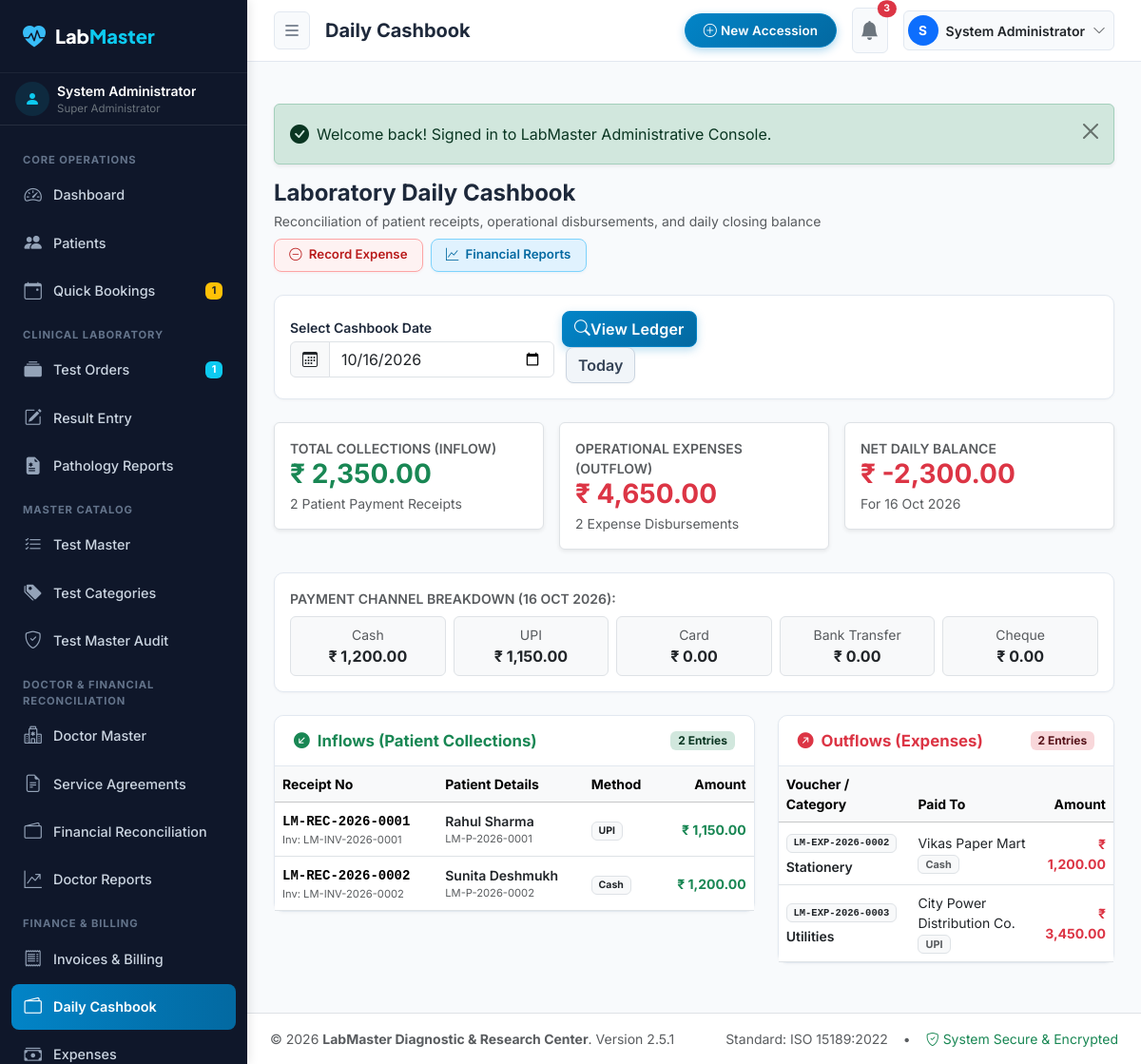
/admin/accounting/index.php?date=2026-10-16 (signed in), run on the app's committed database.
### tables this page shows
CREATE TABLE `users` (
  `id` INT AUTO_INCREMENT PRIMARY KEY,
  `role_id` INT NOT NULL,
  `username` VARCHAR(50) NOT NULL UNIQUE,
  `email` VARCHAR(100) NOT NULL UNIQUE,
  `password_hash` VARCHAR(255) NOT NULL,
  `full_name` VARCHAR(100) NOT NULL,
  `phone` VARCHAR(20) NULL,
  `designation` VARCHAR(100) NULL,
  `qualification` VARCHAR(150) NULL,
  `registration_number` VARCHAR(50) NULL,
  `signature_image` VARCHAR(255) NULL,
  `is_active` TINYINT(1) DEFAULT 1,
  `failed_logins` INT DEFAULT 0,
  `lockout_until` DATETIME NULL,
  `last_login` DATETIME NULL,
  `created_at` TIMESTAMP DEFAULT CURRENT_TIMESTAMP,
  `updated_at` TIMESTAMP DEFAULT CURRENT_TIMESTAMP ON UPDATE CURRENT_TIMESTAMP,
  FOREIGN KEY (`role_id`) REFERENCES `roles`(`id`),
  INDEX (`username`),
  INDEX (`email`)
);

CREATE TABLE `roles` (
  `id` INT AUTO_INCREMENT PRIMARY KEY,
  `name` VARCHAR(50) NOT NULL UNIQUE,
  `slug` VARCHAR(50) NOT NULL UNIQUE,
  `description` VARCHAR(255) NULL,
  `is_system` TINYINT(1) DEFAULT 0,
  `created_at` TIMESTAMP DEFAULT CURRENT_TIMESTAMP
);

CREATE TABLE `payments` (
  `id` INT AUTO_INCREMENT PRIMARY KEY,
  `receipt_number` VARCHAR(50) NOT NULL UNIQUE,
  `invoice_id` INT NOT NULL,
  `amount` DECIMAL(10,2) NOT NULL,
  `payment_method` ENUM('Cash', 'UPI', 'Bank Transfer', 'Card', 'Cheque') NOT NULL DEFAULT 'Cash',
  `transaction_reference` VARCHAR(100) NULL,
  `payment_date` DATE NOT NULL,
  `notes` VARCHAR(255) NULL,
  `received_by` INT NULL,
  `created_at` TIMESTAMP DEFAULT CURRENT_TIMESTAMP,
  FOREIGN KEY (`invoice_id`) REFERENCES `invoices`(`id`) ON DELETE CASCADE,
  FOREIGN KEY (`received_by`) REFERENCES `users`(`id`) ON DELETE SET NULL,
  INDEX (`receipt_number`),
  INDEX (`invoice_id`),
  INDEX (`payment_date`)
);

CREATE TABLE `invoices` (
  `id` INT AUTO_INCREMENT PRIMARY KEY,
  `invoice_number` VARCHAR(50) NOT NULL UNIQUE,
  `order_id` INT NOT NULL,
  `patient_id` INT NOT NULL,
  `subtotal` DECIMAL(10,2) NOT NULL,
  `discount_type` ENUM('percentage', 'fixed') NOT NULL DEFAULT 'fixed',
  `discount_rate` DECIMAL(5,2) DEFAULT 0.00,
  `discount_amount` DECIMAL(10,2) DEFAULT 0.00,
  `tax_rate` DECIMAL(5,2) DEFAULT 0.00,
  `tax_amount` DECIMAL(10,2) DEFAULT 0.00,
  `grand_total` DECIMAL(10,2) NOT NULL,
  `paid_amount` DECIMAL(10,2) NOT NULL DEFAULT 0.00,
  `balance_amount` DECIMAL(10,2) NOT NULL,
  `payment_status` ENUM('Unpaid', 'Partially Paid', 'Paid', 'Cancelled', 'Refunded') NOT NULL DEFAULT 'Unpaid',
  `invoice_date` DATE NOT NULL,
  `due_date` DATE NULL,
  `notes` TEXT NULL,
  `created_by` INT NULL,
  `created_at` TIMESTAMP DEFAULT CURRENT_TIMESTAMP,
  FOREIGN KEY (`order_id`) REFERENCES `test_orders`(`id`) ON DELETE CASCADE,
  FOREIGN KEY (`patient_id`) REFERENCES `patients`(`id`),
  FOREIGN KEY (`created_by`) REFERENCES `users`(`id`) ON DELETE SET NULL,
  INDEX (`invoice_number`),
  INDEX (`order_id`),
  INDEX (`patient_id`),
  INDEX (`payment_status`)
);

CREATE TABLE `patients` (
  `id` INT AUTO_INCREMENT PRIMARY KEY,
  `patient_id` VARCHAR(50) NOT NULL UNIQUE,
  `full_name` VARCHAR(100) NOT NULL,
  `gender` ENUM('Male', 'Female', 'Other') NOT NULL,
  `dob` DATE NULL,
  `age` INT NOT NULL,
  `age_unit` ENUM('Years', 'Months', 'Days') NOT NULL DEFAULT 'Years',
  `phone` VARCHAR(20) NOT NULL,
  `email` VARCHAR(100) NULL,
  `address` TEXT NULL,
  `blood_group` VARCHAR(10) NULL,
  `referring_doctor_id` INT NULL,
  `medical_history` TEXT NULL,
  `password_hash` VARCHAR(255) NULL,
  `created_at` TIMESTAMP DEFAULT CURRENT_TIMESTAMP,
  `updated_at` TIMESTAMP DEFAULT CURRENT_TIMESTAMP ON UPDATE CURRENT_TIMESTAMP,
  FOREIGN KEY (`referring_doctor_id`) REFERENCES `doctors`(`id`) ON DELETE SET NULL,
  INDEX (`patient_id`),
  INDEX (`phone`),
  INDEX (`full_name`)
);

CREATE TABLE `expenses` (
  `id` INT AUTO_INCREMENT PRIMARY KEY,
  `expense_number` VARCHAR(50) NOT NULL UNIQUE,
  `category` VARCHAR(100) NOT NULL,
  `amount` DECIMAL(10,2) NOT NULL,
  `payment_method` ENUM('Cash', 'UPI', 'Bank Transfer', 'Card', 'Cheque') NOT NULL DEFAULT 'Cash',
  `paid_to` VARCHAR(150) NOT NULL,
  `expense_date` DATE NOT NULL,
  `reference_no` VARCHAR(100) NULL,
  `notes` TEXT NULL,
  `recorded_by` INT NULL,
  `created_at` TIMESTAMP DEFAULT CURRENT_TIMESTAMP,
  FOREIGN KEY (`recorded_by`) REFERENCES `users`(`id`) ON DELETE SET NULL,
  INDEX (`expense_number`),
  INDEX (`expense_date`),
  INDEX (`category`)
);

### admin/accounting/index.php (the view, shortened to what the rows shown need)
<?php
$pageTitle = 'Daily Cashbook';
require_once dirname(__DIR__) . '/includes/auth_guard.php';
$selectedDate = !empty($_GET['date']) ? trim($_GET['date']) : date('Y-m-d');
$inflows = Database::fetchAll(
    "SELECT p.*, i.invoice_number, pt.full_name as patient_name, pt.patient_id as patient_code,
            u.full_name as receiver_name
     FROM `payments` p
     JOIN `invoices` i ON p.invoice_id = i.id
     JOIN `patients` pt ON i.patient_id = pt.id
     LEFT JOIN `users` u ON p.received_by = u.id
     WHERE p.payment_date = ?
     ORDER BY p.id ASC",
    [$selectedDate]
);
$outflows = Database::fetchAll(
    "SELECT e.*, u.full_name as recorder_name
     FROM `expenses` e
     LEFT JOIN `users` u ON e.recorded_by = u.id
     WHERE e.expense_date = ?
     ORDER BY e.id ASC",
    [$selectedDate]
);
require_once dirname(__DIR__) . '/includes/header.php';
?>
<div class="d-flex flex-wrap justify-content-between align-items-center mb-4 gap-2">
  <div>
    <h2 class="h4 fw-bold mb-1">Laboratory Daily Cashbook</h2>
  </div>
</div>
<div class="row g-4">
  <div class="col-lg-7">
    <div class="admin-card">
      <div class="admin-card-body p-0">
        <div class="table-responsive">
          <table class="table table-hover align-middle mb-0 small">
            <thead class="table-light">
              <tr>
                <th>Receipt No</th>
                <th>Patient Details</th>
                <th>Method</th>
                <th class="text-end">Amount</th>
              </tr>
            </thead>
            <tbody>
              <?php if (empty($inflows)): ?>
                <tr><td colspan="4" class="text-center text-muted py-4">No collections recorded on this date.</td></tr>
              <?php else: ?>
                <?php foreach ($inflows as $in): ?>
                  <tr>
                    <td>
                      <span class="fw-bold font-monospace"><?= e($in['receipt_number']) ?></span>
                      <div class="text-muted" style="font-size:0.7rem;">Inv: <?= e($in['invoice_number']) ?></div>
                    </td>
                    <td>
                      <div class="fw-semibold text-dark"><?= e($in['patient_name']) ?></div>
                      <div class="text-muted" style="font-size:0.7rem;"><?= e($in['patient_code']) ?></div>
                    </td>
                    <td>
                      <span class="badge bg-light text-dark border"><?= e($in['payment_method']) ?></span>
                    </td>
                    <td class="text-end fw-bold text-success">
                      <?= format_currency($in['amount']) ?>
                    </td>
                  </tr>
                <?php endforeach; ?>
              <?php endif; ?>
            </tbody>
          </table>
        </div>
      </div>
    </div>
  </div>
  <div class="col-lg-5">
    <div class="admin-card">
      <div class="admin-card-body p-0">
        <div class="table-responsive">
          <table class="table table-hover align-middle mb-0 small">
            <thead class="table-light">
              <tr>
                <th>Voucher / Category</th>
                <th>Paid To</th>
                <th class="text-end">Amount</th>
              </tr>
            </thead>
            <tbody>
              <?php if (empty($outflows)): ?>
                <tr><td colspan="3" class="text-center text-muted py-4">No expenses recorded on this date.</td></tr>
              <?php else: ?>
                <?php foreach ($outflows as $out): ?>
                  <tr>
                    <td>
                      <span class="badge bg-light text-dark border font-monospace"><?= e($out['expense_number']) ?></span>
                      <div class="fw-semibold text-dark mt-1"><?= e($out['category']) ?></div>
                    </td>
                    <td>
                      <div class="text-dark"><?= e($out['paid_to']) ?></div>
                      <span class="badge bg-light text-muted border" style="font-size:0.68rem;"><?= e($out['payment_method']) ?></span>
                    </td>
                    <td class="text-end fw-bold text-danger">
                      <?= format_currency($out['amount']) ?>
                    </td>
                  </tr>
                <?php endforeach; ?>
              <?php endif; ?>
            </tbody>
          </table>
        </div>
      </div>
    </div>
  </div>
</div>
<?php require_once dirname(__DIR__) . '/includes/footer.php'; ?>

### admin/includes/header.php (shortened to what the rows shown need)
<?php
require_once __DIR__ . '/auth_guard.php';
$pageTitle = $pageTitle ?? 'Admin Control Center';
?>
<!DOCTYPE html>
<html lang="en">
<head>
  <link href="https://cdn.jsdelivr.net/npm/bootstrap@5.3.3/dist/css/bootstrap.min.css" rel="stylesheet">
  <link rel="stylesheet" href="https://cdn.jsdelivr.net/npm/bootstrap-icons@1.11.3/font/bootstrap-icons.min.css">
  <link rel="stylesheet" href="<?= ASSETS_URL ?>/css/admin.css?v=<?= APP_VERSION ?>">
</head>
<body class="admin-body">
  <?php require_once __DIR__ . '/sidebar.php'; ?>
  <div class="admin-wrapper">
    <header class="admin-topbar">
      <div class="d-flex align-items-center gap-3">
        <h1 class="h5 mb-0 fw-bold d-none d-md-block text-truncate" style="max-width: 450px;">
          <?= e($pageTitle) ?>
        </h1>
      </div>
      <div class="d-flex align-items-center gap-3">
        <div class="dropdown">
          <button class="btn btn-light border-0 d-flex align-items-center gap-2 p-1 pe-2 rounded-pill" type="button" data-bs-toggle="dropdown" aria-expanded="false">
            <div class="rounded-circle bg-primary text-white d-flex align-items-center justify-content-center" style="width: 32px; height: 32px; font-size: 0.85rem; font-weight: 700;">
              <?= strtoupper(substr($currentUser['full_name'], 0, 1)) ?>
            </div>
            <span class="small fw-semibold text-dark d-none d-md-inline"><?= e($currentUser['full_name']) ?></span>
            <i class="bi bi-chevron-down text-muted small"></i>
          </button>
        </div>
      </div>
    </header>
    <main class="admin-content">

### admin/includes/sidebar.php (shortened to what the rows shown need)
<aside class="admin-sidebar">
  <div class="px-3 py-2 border-bottom border-secondary border-opacity-25 d-flex align-items-center gap-2">
    <div class="overflow-hidden">
      <div class="text-white text-truncate fw-semibold small"><?= e($currentUser['full_name']) ?></div>
      <div class="text-secondary text-truncate" style="font-size: 0.72rem;"><?= e($currentUser['role_name']) ?></div>
    </div>
  </div>
</aside>

### data on the page
users: full_name "System Administrator", role.name "Super Administrator", full_name "S"
payments: receipt_number "LM-REC-2026-0001", invoice.invoice_number "LM-INV-2026-0001", patients.full_name "Rahul Sharma", patients.patient_id "LM-P-2026-0001", payment_method "UPI", amount "₹ 1,150.00"
payments: receipt_number "LM-REC-2026-0002", invoice.invoice_number "LM-INV-2026-0002", patients.full_name "Sunita Deshmukh", patients.patient_id "LM-P-2026-0002", payment_method "Cash", amount "₹ 1,200.00"
expenses: expense_number "LM-EXP-2026-0002", category "Stationery", paid_to "Vikas Paper Mart", payment_method "Cash", amount "₹ 1,200.00"
expenses: expense_number "LM-EXP-2026-0003", category "Utilities", paid_to "City Power Distribution Co.", payment_method "UPI", amount "₹ 3,450.00"

### other printed values
$pendingBookingsCount "1"
$ordersProcessingCount "1"
$pageTitle "Daily Cashbook"
$unreadNotifCount "3"
$flash['message'] "Welcome back! Signed in to LabMaster Administrative Console."
format_currency($totalInflow) "₹ 2,350.00"
count($inflows) "2"
format_currency($totalOutflow) "₹ 4,650.00"
count($outflows) "2"
format_currency($netDailyCash) "₹ -2,300.00"
format_date($selectedDate) "16 Oct 2026"
format_date($selectedDate) "16 OCT 2026"
$m "Cash"
format_currency($val) "₹ 1,200.00"
$m "UPI"
